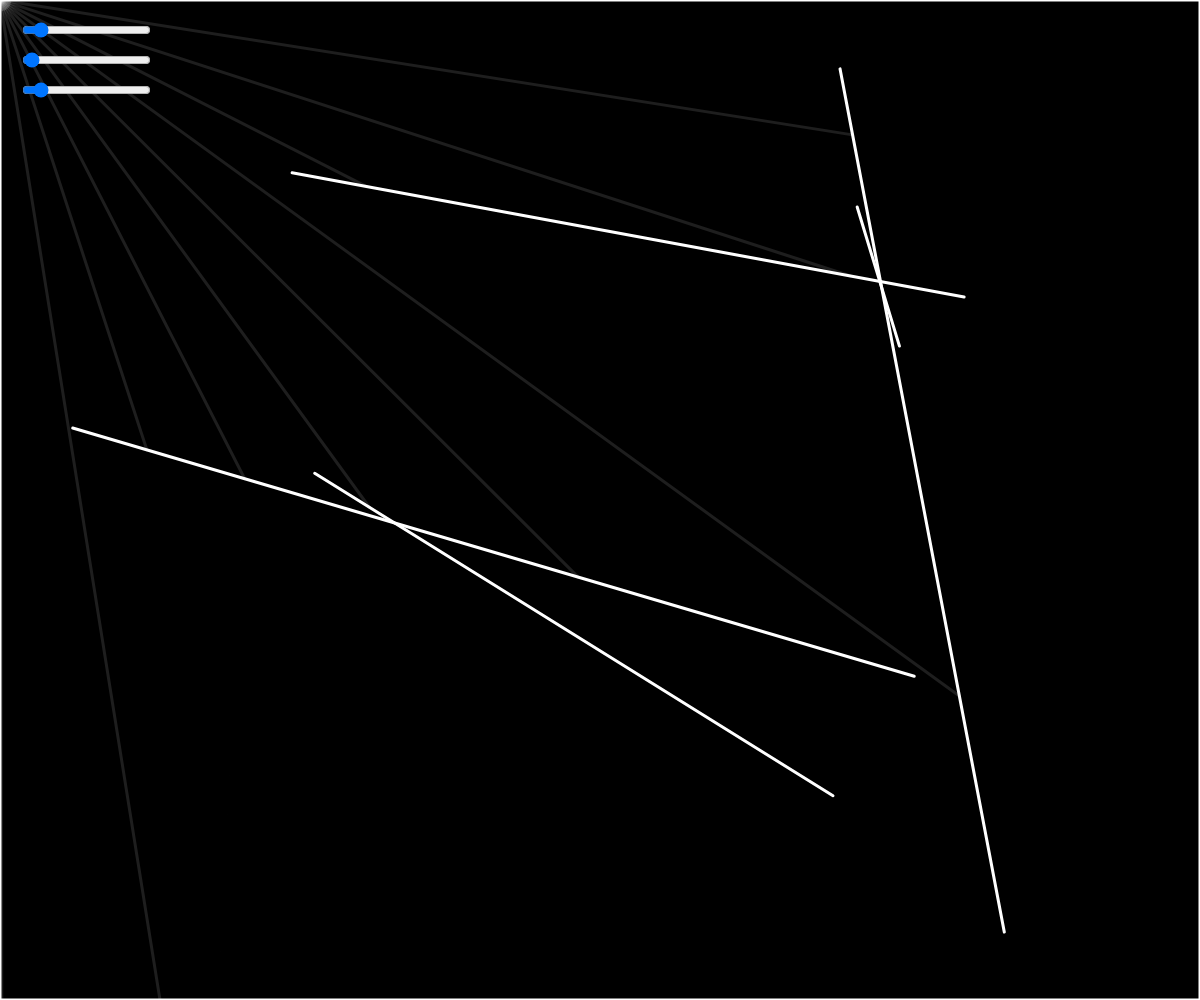
Frame 1 (no input)
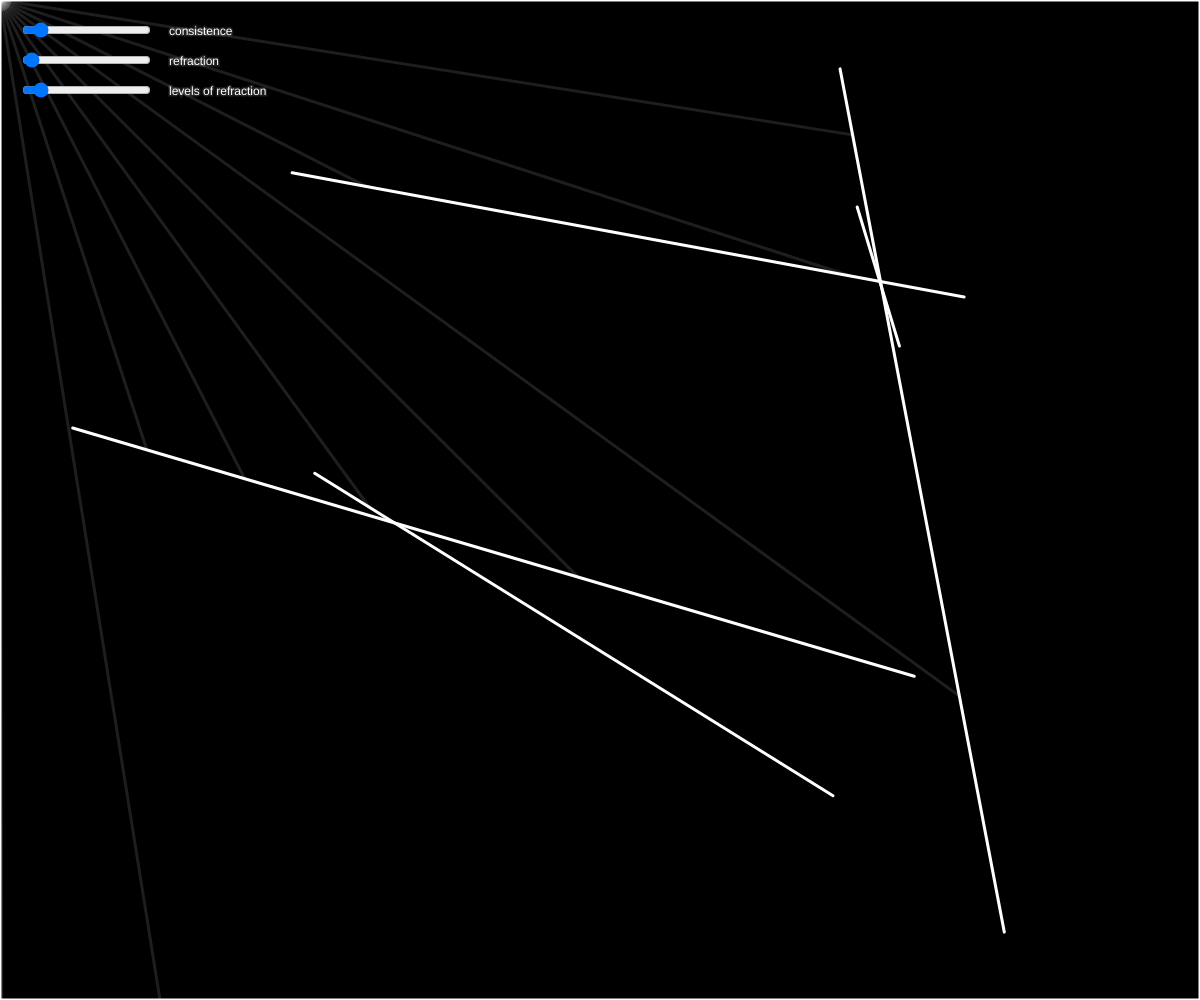
Frame 60 (no input)
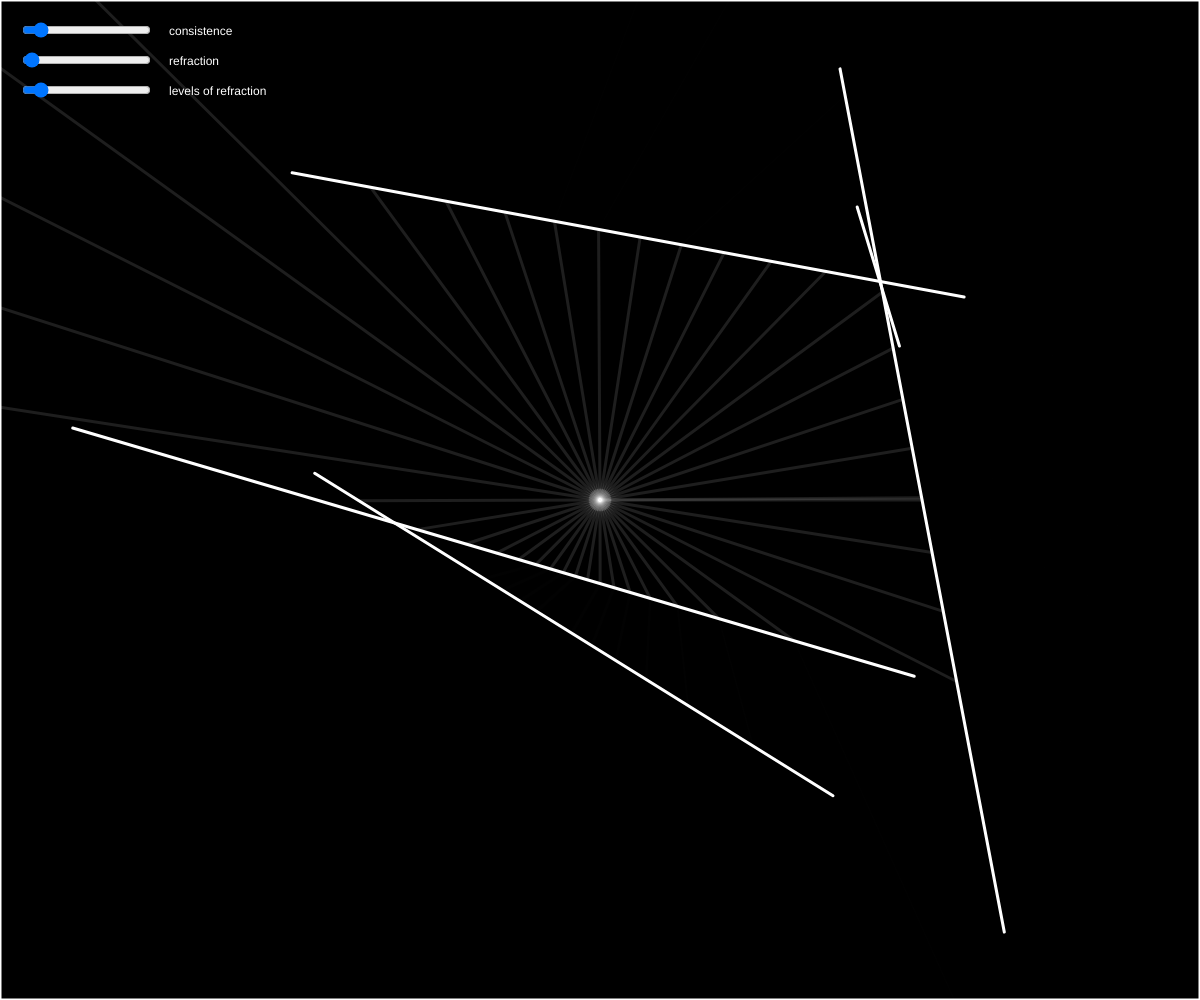
Frame 120 (the mouse pressed at the canvas centre since frame 60)

The p5.js sketch that drew these frames (run headless with seeded random() and noise() and a simulated clock; from frame 60 on, the mouse is pressed at the canvas centre):

// p5.js sketch
// ── sketch.js
let walls = [];
let ray;
let particle;

function setup() {
	createCanvas(windowWidth, windowHeight);
	for (i = 0; i < 5; i++) {
		walls.push(new Obstacle(random(width), random(height), random(width), random(height)));
	}

	walls.push(new Obstacle(0, 0, width, 0));
	walls.push(new Obstacle(0, 0, 0, height));
	walls.push(new Obstacle(0, height, width, height));
	walls.push(new Obstacle(width, 0, width, height));

	cSlider = createSlider(0.1, 10, 1, 0.2);
	cSlider.position(20, 20);
	rSlider = createSlider(0, 50, 1, 1);
	rSlider.position(20, 50);
	lrSlider = createSlider(0, 10, 1, 1);
	lrSlider.position(20, 80);
}

function draw() {
	background(0);
	const consistence = map(cSlider.value(), 0.1, 10, 10, 0);
	const refraction = rSlider.value();
	const levelsrefraction = lrSlider.value();
	text('consistence', cSlider.x * 2 + cSlider.width, 35);
	text('refraction', rSlider.x * 2 + rSlider.width, 65);
	text('levels of refraction', lrSlider.x * 2 + lrSlider.width, 95);
	particle = new Particle(consistence, refraction, levelsrefraction);
	for (wall of walls) {
		wall.show();
	}
	particle.update(mouseX, mouseY);
	particle.show();
	particle.look(walls);
}

// ── obstacle.js
class Obstacle {
	constructor(x1, y1, x2, y2) {
		this.a = createVector(x1, y1);
		this.b = createVector(x2, y2);
	}

	show() {
		stroke(255);
		strokeWeight(3);
		line(this.a.x, this.a.y, this.b.x, this.b.y);
	}
}

// ── particle.js
class Particle {
	constructor(consistence, refraction, levelsrefraction) {
		this.pos = createVector(width / 2, height / 2);
		this.rays = [];

		for (let a = 0; a < 360; a += consistence) {
			this.rays.push(new Ray(this.pos, radians(a), 30));
		}
		this.refraction = refraction;
		this.levelsrefraction = levelsrefraction;
	}

	update(x, y) {
		this.pos.set(x, y);
	}

	reflectioncheck(walls, reflection, counter, distancefromlight) {
		var closestwall = null;
		var closest = Infinity;
		for (wall of walls) {
			var pt = reflection.cast(wall);
			if (pt) {
				let distance = p5.Vector.dist(reflection.pos, pt);
				if (distance < closest) {
					closest = distance;
					closestwall = pt;
				}
			}
		}

		if (closestwall) {
			var reflections = [];
			counter += 1;
			stroke(255, reflection.luminescence / 3);
			strokeWeight(300 / distancefromlight);
			line(reflection.pos.x, reflection.pos.y, closestwall.x, closestwall.y, 1);
			if (counter >= this.levelsrefraction) {
				return;
			} else {
				var newreflection = new Ray(
					closestwall,
					radians(degrees(reflection.angle) + 40),
					reflection.luminescence
				);
				this.reflectioncheck(walls, newreflection, counter, 200);
			}
		}
	}

	look(walls) {
		for (ray of this.rays) {
			var closestwall = null;
			var closest = Infinity;
			for (wall of walls) {
				var pt = ray.cast(wall);
				if (pt) {
					let distance = p5.Vector.dist(this.pos, pt);
					if (distance < closest) {
						closest = distance;
						closestwall = pt;
					}
				}
			}

			if (closestwall) {
				var reflections = [];
				stroke(255, 30);
				strokeWeight(3);
				line(this.pos.x, this.pos.y, closestwall.x, closestwall.y);
				for (i = 0; i < this.refraction; i++) {
					reflections.push(
						new Ray(closestwall, radians(degrees(ray.angle) + 30 + i), ray.luminescence * 1 / 4)
					);
				}

				for (i = 0; i < reflections.length; i++) {
					this.reflectioncheck(walls, reflections[i], 0, closest);
				}
			}
		}
	}

	show() {
		fill(255);
		ellipse(this.pos.x, this.pos.y);
		for (ray of this.rays) {
			ray.show();
		}
	}
}

// ── ray.js
class Ray {
	constructor(pos, angle, luminescence) {
		this.angle = angle;
		this.pos = pos;
		this.dir = p5.Vector.fromAngle(angle);
		this.luminescence = luminescence;
	}

	show() {
		stroke(255, this.luminescence);
		push();
		translate(this.pos.x, this.pos.y);
		line(0, 0, this.dir.x * 10, this.dir.y * 10);
		pop();
	}

	lookAt(x, y) {
		this.dir.x = x - this.pos.x;
		this.dir.y = y - this.pos.y;
		this.dir.normalize();
	}

	cast(wall) {
		const x1 = wall.a.x;
		const y1 = wall.a.y;
		const x2 = wall.b.x;
		const y2 = wall.b.y;

		const x3 = this.pos.x;
		const y3 = this.pos.y;
		const x4 = this.pos.x + this.dir.x;
		const y4 = this.pos.y + this.dir.y;

		const den = (x1 - x2) * (y3 - y4) - (y1 - y2) * (x3 - x4);
		if (den == 0) {
			return;
		}

		const t = ((x1 - x3) * (y3 - y4) - (y1 - y3) * (x3 - x4)) / den;
		const u = -((x1 - x2) * (y1 - y3) - (y1 - y2) * (x1 - x3)) / den;

		if (t > 0 && t < 1 && u > 0) {
			const pt = createVector();
			pt.x = x1 + t * (x2 - x1);
			pt.y = y1 + t * (y2 - y1);
			return pt;
		} else {
			return;
		}
	}
}
